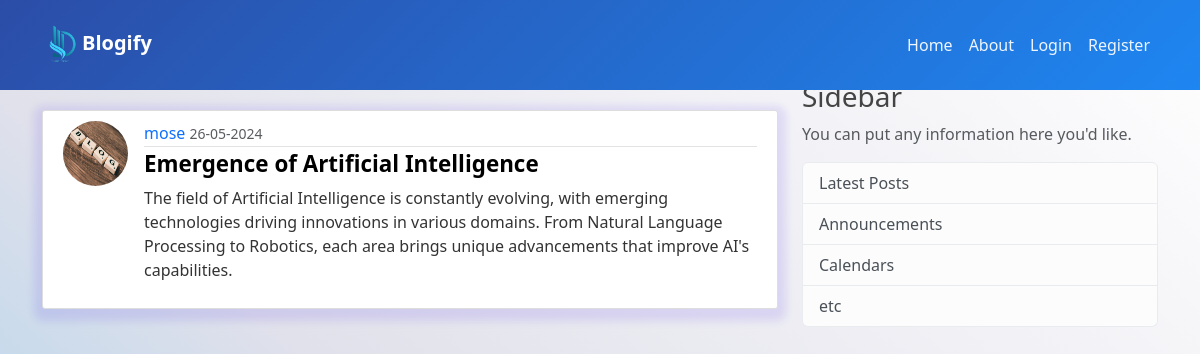
The app's page /post/4 with its own data.
### Blogify/model.py (models this page shows, shortened)
class User(db.Model, UserMixin):
    id = db.Column(db.Integer, primary_key=True)
    username = db.Column(db.String(20), unique=True, nullable=False)
    email = db.Column(db.String(120), unique=True, nullable=False)
    image_file = db.Column(db.String(20), nullable=False, default='default.jpg')
    password = db.Column(db.String(60), nullable=False)
    posts = db.relationship('Post', backref='author', lazy=True)

class Post(db.Model):
    id = db.Column(db.Integer, primary_key=True)
    title = db.Column(db.String(100), nullable=False)
    image_file = db.Column(db.String(20), nullable=False, default='default.jpg')
    date_posted = db.Column(db.DateTime, nullable=False, default=datetime.utcnow)
    content = db.Column(db.Text, nullable=False)
    user_id = db.Column(db.Integer, db.ForeignKey('user.id'), nullable=False)

### Blogify/route.py (the view)
@app.route("/post/<int:post_id>")
def post(post_id):
    post = Post.query.get_or_404(post_id)
    return render_template('post.html', title=post.title, post=post)

### Blogify/templates/post.html (shortened to what this page needs)
{% extends "main.html" %}
{% block content %}
<article class="media content-section">
  {% if post.author.image_file.startswith('images/') %}
    <img class="rounded-circle article-img" src="{{ url_for('static', filename=post.author.image_file) }}">
  {% else %}
    <img class="rounded-circle article-img" src="{{ post.author.image_file }}">
  {% endif %}                                                                                                                                                                                                               <div class="media-body">                                                                                        <div class="article-metadata">                                                                                  <a class="mr-2" href="{{ url_for('user_post', username=post.author.username) }}">{{ post.author.username }}</a>
            <small class="text-muted">{{ post.date_posted.strftime('%d-%m-%Y') }}</small>
        </div>
        <h2 class="article-title">{{ post.title }}</h2>
        <p class="article-content">{{ post.content }}</p>
    </div>
</article>
{% endblock content %}

### Blogify/static/main.css (style rules this page uses)
:root { --primary: #0463FA; --light: #EFF5FF; --dark: #1B2C51; }
body { background: rgb(255,255,255); background: linear-gradient(220deg, rgba(255,255,255,1) 0%, rgba(225,225,235,1) 58%, rgb(150, 204, 235) 100%); color: #333333; height: 100vh; margin-top: 5rem; }
h1, h2, h3, h4, h5, h6 { color: #444444; }
.media { background: #ffffff; box-shadow: 0 4px 8px 8px rgba(48, 6, 237, 0.1); border: 1px solid #dddddd; border-radius: 3px; margin-bottom: 20px; font-weight: 500; padding: 10px 20px; }
.media { width: 100%; display: flex; margin: 30px auto; }
.media-body { width: 100%; }
.article-title { color: black; text-decoration: none; font-size: 1.4rem; font-weight: 600; }
.article-content { white-space: pre-line; font-weight: 500; }
.article-img { height: 65px; width: 65px; margin-right: 16px; }
.article-metadata { padding-bottom: 1px; margin-bottom: 4px; border-bottom: 1px solid #e3e3e3; }
.article-metadata a { text-decoration: none; }

### records on screen
User: author.image_file (placeholder picture), author.username "mose"
Post: date_posted "26-05-2024", title "Emergence of Artificial Intelligence", content "The field of Artificial Intelligence is constantly evolving, with emerging technologies driving innovations in various domains. From Natural Language Processing to Robotics, each area brings unique advancements that improve AI's capabilities."
